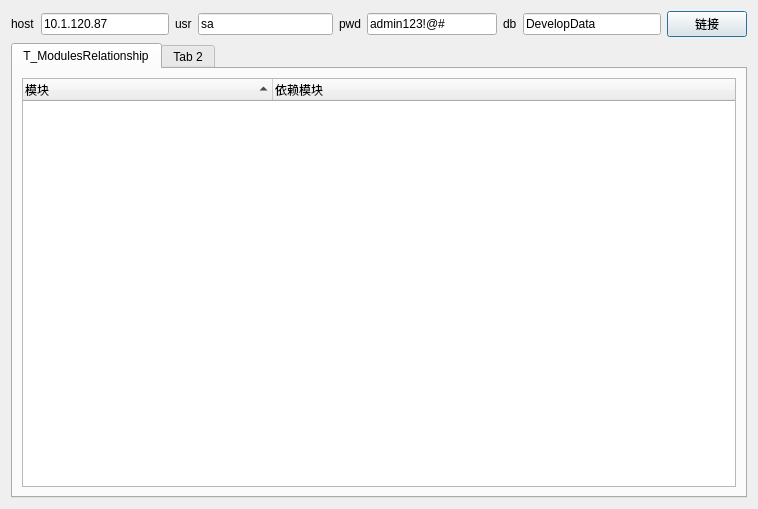
<?xml version="1.0" encoding="UTF-8"?>
<ui version="4.0">
 <class>SQL</class>
 <widget class="QDialog" name="SQL">
  <property name="windowModality">
   <enum>Qt::NonModal</enum>
  </property>
  <property name="geometry">
   <rect>
    <x>0</x>
    <y>0</y>
    <width>758</width>
    <height>509</height>
   </rect>
  </property>
  <property name="windowTitle">
   <string>Dialog</string>
  </property>
  <layout class="QGridLayout" name="gridLayout">
   <item row="0" column="0">
    <layout class="QHBoxLayout" name="horizontalLayout">
     <item>
      <widget class="QLabel" name="label">
       <property name="text">
        <string>host</string>
       </property>
      </widget>
     </item>
     <item>
      <widget class="QLineEdit" name="host">
       <property name="text">
        <string>10.1.120.87</string>
       </property>
      </widget>
     </item>
    </layout>
   </item>
   <item row="0" column="1">
    <layout class="QHBoxLayout" name="horizontalLayout_2">
     <item>
      <widget class="QLabel" name="label_2">
       <property name="text">
        <string>usr</string>
       </property>
      </widget>
     </item>
     <item>
      <widget class="QLineEdit" name="usr">
       <property name="text">
        <string>sa</string>
       </property>
      </widget>
     </item>
    </layout>
   </item>
   <item row="0" column="2">
    <layout class="QHBoxLayout" name="horizontalLayout_3">
     <item>
      <widget class="QLabel" name="label_3">
       <property name="text">
        <string>pwd</string>
       </property>
      </widget>
     </item>
     <item>
      <widget class="QLineEdit" name="pwd">
       <property name="text">
        <string>admin123!@#</string>
       </property>
      </widget>
     </item>
    </layout>
   </item>
   <item row="0" column="3">
    <layout class="QHBoxLayout" name="horizontalLayout_4">
     <item>
      <widget class="QLabel" name="label_4">
       <property name="text">
        <string>db</string>
       </property>
      </widget>
     </item>
     <item>
      <widget class="QLineEdit" name="db">
       <property name="text">
        <string>DevelopData</string>
       </property>
      </widget>
     </item>
    </layout>
   </item>
   <item row="0" column="4">
    <widget class="QPushButton" name="connect">
     <property name="text">
      <string>链接</string>
     </property>
    </widget>
   </item>
   <item row="1" column="0" colspan="5">
    <widget class="QTabWidget" name="tabWidget">
     <property name="currentIndex">
      <number>0</number>
     </property>
     <widget class="QWidget" name="widget">
      <attribute name="title">
       <string>T_ModulesRelationship</string>
      </attribute>
      <layout class="QGridLayout" name="gridLayout_2">
       <item row="0" column="0">
        <widget class="QTreeWidget" name="T_ModulesRelationship">
         <property name="contextMenuPolicy">
          <enum>Qt::CustomContextMenu</enum>
         </property>
         <property name="styleSheet">
          <string notr="true"/>
         </property>
         <property name="editTriggers">
          <set>QAbstractItemView::DoubleClicked|QAbstractItemView::EditKeyPressed</set>
         </property>
         <property name="tabKeyNavigation">
          <bool>false</bool>
         </property>
         <property name="showDropIndicator" stdset="0">
          <bool>true</bool>
         </property>
         <property name="dragEnabled">
          <bool>true</bool>
         </property>
         <property name="dragDropMode">
          <enum>QAbstractItemView::DragDrop</enum>
         </property>
         <property name="defaultDropAction">
          <enum>Qt::CopyAction</enum>
         </property>
         <property name="selectionMode">
          <enum>QAbstractItemView::SingleSelection</enum>
         </property>
         <property name="sortingEnabled">
          <bool>true</bool>
         </property>
         <property name="animated">
          <bool>true</bool>
         </property>
         <property name="allColumnsShowFocus">
          <bool>true</bool>
         </property>
         <property name="wordWrap">
          <bool>false</bool>
         </property>
         <attribute name="headerDefaultSectionSize">
          <number>250</number>
         </attribute>
         <attribute name="headerMinimumSectionSize">
          <number>125</number>
         </attribute>
         <column>
          <property name="text">
           <string>模块</string>
          </property>
         </column>
         <column>
          <property name="text">
           <string>依赖模块</string>
          </property>
         </column>
        </widget>
       </item>
      </layout>
     </widget>
     <widget class="QWidget" name="tab_2">
      <attribute name="title">
       <string>Tab 2</string>
      </attribute>
     </widget>
    </widget>
   </item>
  </layout>
  <action name="action_add">
   <property name="icon">
    <iconset resource="main.qrc">
     <normaloff>:/image/add.png</normaloff>:/image/add.png</iconset>
   </property>
   <property name="text">
    <string>添加</string>
   </property>
  </action>
  <action name="action_del">
   <property name="icon">
    <iconset resource="main.qrc">
     <normaloff>:/image/edit_remove.png</normaloff>:/image/edit_remove.png</iconset>
   </property>
   <property name="text">
    <string>删除</string>
   </property>
   <property name="shortcut">
    <string>Del</string>
   </property>
  </action>
 </widget>
 <resources>
  <include location="main.qrc"/>
 </resources>
 <connections/>
</ui>
